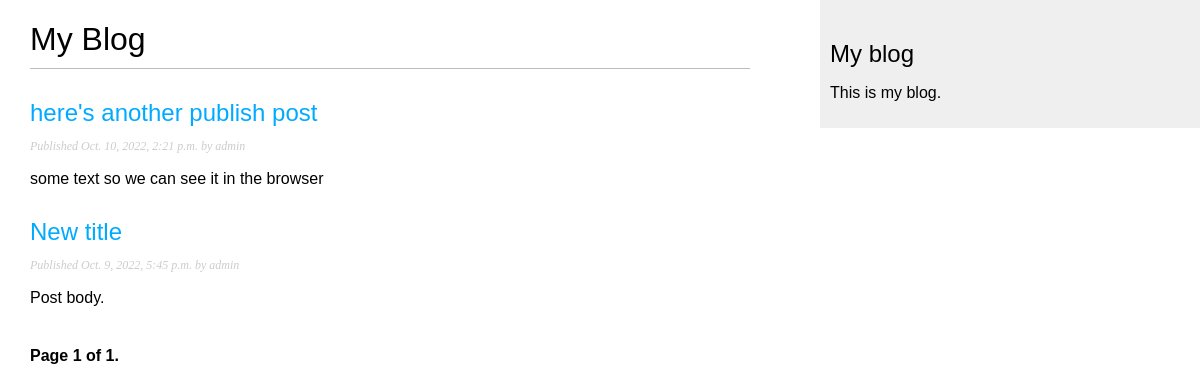
The page /blogapp/ on the database as committed earlier.
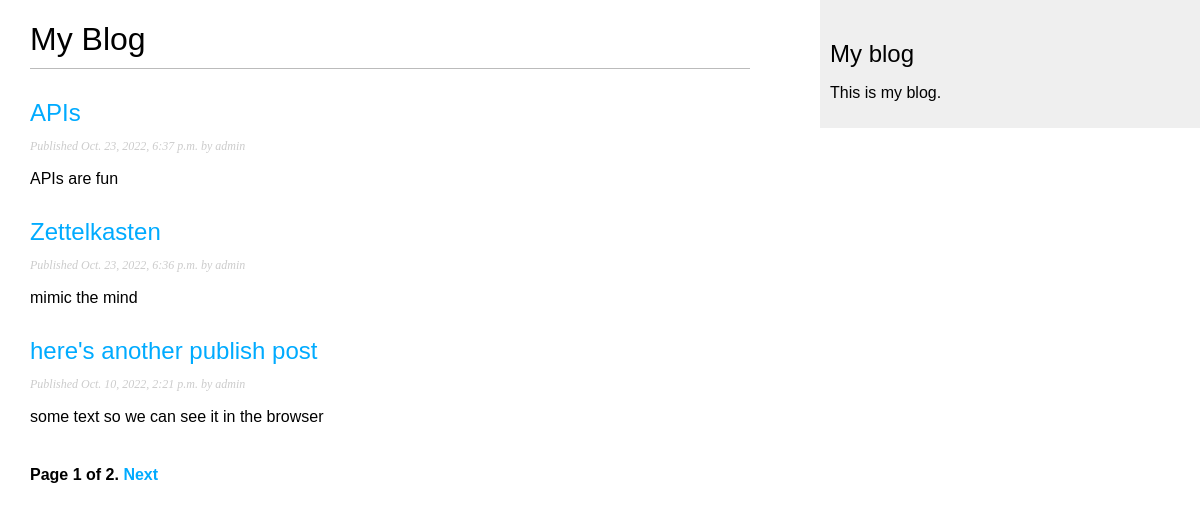
The same page on the database as committed later.
### blogapp/models.py (models this page shows, shortened)
class Post(models.Model):
  class Status(models.TextChoices):
    DRAFT = 'DF', 'Draft'
    PUBLISHED = 'PB', 'Published'
  title = models.CharField(max_length=250)
  slug = models.SlugField(max_length=250, unique_for_date='publish')
  author = models.ForeignKey(User, on_delete=models.CASCADE, related_name='blog_posts')
  body = models.TextField()
  publish = models.DateTimeField(default=timezone.now)
  created = models.DateTimeField(auto_now_add=True)
  updated = models.DateTimeField(auto_now=True)
  status = models.CharField(max_length=2, choices=Status.choices, default=Status.DRAFT)
  objects = models.Manager()
  published = PublishedManager()
  class Meta:
    ordering = ['-publish']
    indexes = [
      models.Index(fields=['-publish']),
    ]
  def get_absolute_url(self):
      return reverse("blogapp:post_detail",
        args=[self.publish.year,
          self.publish.month,
          self.publish.day,
          self.slug])

### blogapp/views.py (the view)
# urls.py: path('', views.post_list, name='post_list'),
def post_list(request):
  post_list = Post.published.all()
  paginator = Paginator(post_list,3)
  page_number = request.GET.get('page',1)
  try:
    posts = paginator.page(page_number)
  except PageNotAnInteger:
    posts = paginator.page(1)
  except EmptyPage:
    posts = paginator.page(paginator.num_pages)
  return render(request, 'blog/post/list.html',{'posts':posts})

### blogapp/models.py (called while the page is built)
  def get_queryset(self):
    return super().get_queryset()\
      .filter(status=Post.Status.PUBLISHED)

### blogapp/templates/blog/post/list.html (shortened to what this page needs)
{% extends "blog/base.html" %}
{% block content %}
  <h1> My Blog</h1>
  {% for post in posts %}
    <h2>
      <a href="{{ post.get_absolute_url }}">
        {{ post.title }}
      </a>
    </h2>
    <p class="date">
      Published {{ post.publish }} by {{ post.author }}
    </p>
    {{ post.body|truncatewords:30|linebreaks }}
  {% endfor %}
  {% include 'pagination.html' with page=posts %}
{% endblock %}

### blogapp/templates/blog/base.html (shortened to what this page needs)
{% load static %}
<!DOCTYPE html>
<html>
<head>
  <link href="{% static "css/blog.css" %}" rel="stylesheet">
</head>
<body>
  <div id="content">
    {% block content %}
    {% endblock %}
  </div>
  <div id="sidebar">
    <h2>My blog</h2>
    <p>This is my blog.</p>
  </div>
</body>
</html>

### blogapp/templates/pagination.html (shortened to what this page needs)
<div class='pagination'>
  <span class='step-links'>
    <span class='current'>
      Page {{ page.number }} of {{ page.paginator.num_pages }}.
    </span>
    {% if page.has_next %}
      <a href='?page={{ page.next_page_number }}'>Next</a>
    {% endif %}
  </span>
</div>

### blogapp/static/css/blog.css (style rules this page uses)
body { margin:0; padding:0; font-family:helvetica, sans-serif; }
a { color:#00abff; text-decoration:none; }
h1 { font-weight:normal; border-bottom:1px solid #bbb; padding:0 0 10px 0; }
h2 { font-weight:normal; margin:30px 0 0; }
#content { float:left; width:60%; padding:0 0 0 30px; }
#sidebar { float:right; width:30%; padding:10px; background:#efefef; height:100%; }
p.date { color:#ccc; font-family: georgia, serif; font-size: 12px; font-style: italic; }
.pagination { margin:40px 0; font-weight:bold; }

Rows that differ between the two databases and show on the page:
no longer on this page (row unchanged): Post: title "New title", publish "Oct. 9, 2022, 5:45 p.m.", author "admin", body "Post body."
added Post: title "APIs", publish "Oct. 23, 2022, 6:37 p.m.", author "admin", body "APIs are fun"
added Post: title "Zettelkasten", publish "Oct. 23, 2022, 6:36 p.m.", author "admin", body "mimic the mind"
Other text that changed with them:
{{ page.paginator.num_pages }}: "1" → "2"
text now shown: "Next"
